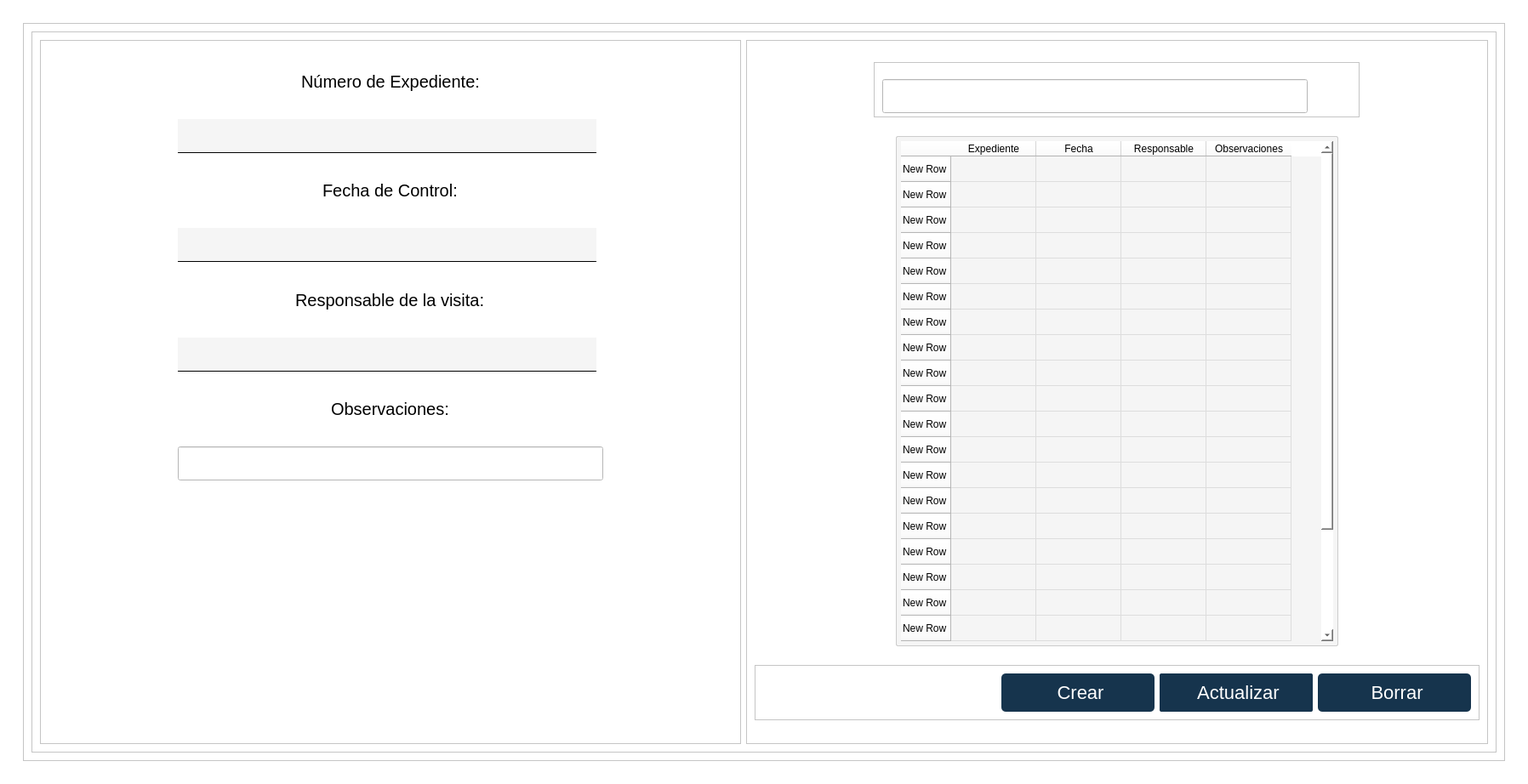
<?xml version="1.0" encoding="UTF-8"?>
<ui version="4.0">
 <class>MainWindow</class>
 <widget class="QMainWindow" name="MainWindow">
  <property name="geometry">
   <rect>
    <x>0</x>
    <y>0</y>
    <width>1796</width>
    <height>922</height>
   </rect>
  </property>
  <property name="windowTitle">
   <string>MainWindow</string>
  </property>
  <property name="styleSheet">
   <string notr="true">background-color: rgb(255, 255, 255);</string>
  </property>
  <widget class="QWidget" name="centralwidget">
   <property name="sizePolicy">
    <sizepolicy hsizetype="Fixed" vsizetype="Fixed">
     <horstretch>0</horstretch>
     <verstretch>0</verstretch>
    </sizepolicy>
   </property>
   <layout class="QGridLayout" name="gridLayout_2">
    <item row="0" column="0">
     <widget class="QWidget" name="gridWidget" native="true">
      <property name="styleSheet">
       <string notr="true"/>
      </property>
      <layout class="QGridLayout" name="gridLayout">
       <item row="0" column="0">
        <widget class="QWidget" name="widget" native="true">
         <property name="styleSheet">
          <string notr="true">
background-color: rgb(255, 255, 255);</string>
         </property>
         <layout class="QVBoxLayout" name="verticalLayout">
          <item>
           <widget class="QFrame" name="frame">
            <property name="frameShape">
             <enum>QFrame::StyledPanel</enum>
            </property>
            <property name="frameShadow">
             <enum>QFrame::Raised</enum>
            </property>
            <layout class="QVBoxLayout" name="verticalLayout_2">
             <item>
              <widget class="QFrame" name="frame_2">
               <property name="styleSheet">
                <string notr="true">background-color: rgb(255, 255, 255);</string>
               </property>
               <property name="frameShape">
                <enum>QFrame::StyledPanel</enum>
               </property>
               <property name="frameShadow">
                <enum>QFrame::Raised</enum>
               </property>
               <layout class="QHBoxLayout" name="horizontalLayout_3">
                <item>
                 <widget class="QFrame" name="frame_6">
                  <property name="styleSheet">
                   <string notr="true"/>
                  </property>
                  <property name="frameShape">
                   <enum>QFrame::StyledPanel</enum>
                  </property>
                  <property name="frameShadow">
                   <enum>QFrame::Raised</enum>
                  </property>
                  <layout class="QVBoxLayout" name="verticalLayout_3">
                   <item alignment="Qt::AlignHCenter">
                    <widget class="QLabel" name="label">
                     <property name="styleSheet">
                      <string notr="true">border:none;
font:20px;</string>
                     </property>
                     <property name="text">
                      <string>Número de Expediente:</string>
                     </property>
                    </widget>
                   </item>
                   <item alignment="Qt::AlignHCenter">
                    <widget class="QLineEdit" name="lineEdit_2">
                     <property name="sizePolicy">
                      <sizepolicy hsizetype="Preferred" vsizetype="Fixed">
                       <horstretch>0</horstretch>
                       <verstretch>0</verstretch>
                      </sizepolicy>
                     </property>
                     <property name="minimumSize">
                      <size>
                       <width>500</width>
                       <height>40</height>
                      </size>
                     </property>
                     <property name="styleSheet">
                      <string notr="true">QLineEdit {
    background-color: #f5f5f5; /* Fondo gris claro */
    border: none; /* Sin bordes generales */
    border-bottom: 1px solid #000000; /* Solo borde inferior */
    border-radius: 0px; /* Sin bordes redondeados */
    padding: 5px; /* Espaciado interno */
    font-size: 20px; /* Tamaño de fuente */
    margin-right: 8px; /* Margen derecho */
    text-align: center; /* Iniciar centrado */
}

/* Cambia el estilo cuando el cursor pasa por encima */
QLineEdit:hover {
    border-bottom: 2px solid #16344D; /* Resalta el borde inferior */
}

/* Cambia el estilo cuando está enfocado */
QLineEdit:focus {
    border-bottom: 2px solid #16344D;
    background-color: #e0e0e0; /* Fondo más claro */
    box-shadow: 0 0 5px rgba(0, 0, 0, 0.3); /* Efecto de sombra */
}
</string>
                     </property>
                    </widget>
                   </item>
                   <item alignment="Qt::AlignHCenter">
                    <widget class="QLabel" name="label_2">
                     <property name="styleSheet">
                      <string notr="true">border:none;
font:20px;</string>
                     </property>
                     <property name="text">
                      <string>Fecha de Control:</string>
                     </property>
                    </widget>
                   </item>
                   <item alignment="Qt::AlignHCenter">
                    <widget class="QLineEdit" name="lineEdit_3">
                     <property name="sizePolicy">
                      <sizepolicy hsizetype="Preferred" vsizetype="Fixed">
                       <horstretch>0</horstretch>
                       <verstretch>0</verstretch>
                      </sizepolicy>
                     </property>
                     <property name="minimumSize">
                      <size>
                       <width>500</width>
                       <height>40</height>
                      </size>
                     </property>
                     <property name="styleSheet">
                      <string notr="true">QLineEdit {
    background-color: #f5f5f5; /* Fondo gris claro */
    border: none; /* Sin bordes generales */
    border-bottom: 1px solid #000000; /* Solo borde inferior */
    border-radius: 0px; /* Sin bordes redondeados */
    padding: 5px; /* Espaciado interno */
    font-size: 20px; /* Tamaño de fuente */
    margin-right: 8px; /* Margen derecho */
    text-align: center; /* Iniciar centrado */
}

/* Cambia el estilo cuando el cursor pasa por encima */
QLineEdit:hover {
    border-bottom: 2px solid #16344D; /* Resalta el borde inferior */
}

/* Cambia el estilo cuando está enfocado */
QLineEdit:focus {
    border-bottom: 2px solid #16344D;
    background-color: #e0e0e0; /* Fondo más claro */
    box-shadow: 0 0 5px rgba(0, 0, 0, 0.3); /* Efecto de sombra */
}
</string>
                     </property>
                     <property name="text">
                      <string/>
                     </property>
                    </widget>
                   </item>
                   <item alignment="Qt::AlignHCenter">
                    <widget class="QLabel" name="label_3">
                     <property name="styleSheet">
                      <string notr="true">border:none;
font:20px;</string>
                     </property>
                     <property name="text">
                      <string>Responsable de la visita:</string>
                     </property>
                    </widget>
                   </item>
                   <item alignment="Qt::AlignHCenter">
                    <widget class="QLineEdit" name="lineEdit_4">
                     <property name="sizePolicy">
                      <sizepolicy hsizetype="Preferred" vsizetype="Fixed">
                       <horstretch>0</horstretch>
                       <verstretch>0</verstretch>
                      </sizepolicy>
                     </property>
                     <property name="minimumSize">
                      <size>
                       <width>500</width>
                       <height>40</height>
                      </size>
                     </property>
                     <property name="styleSheet">
                      <string notr="true">QLineEdit {
    background-color: #f5f5f5; /* Fondo gris claro */
    border: none; /* Sin bordes generales */
    border-bottom: 1px solid #000000; /* Solo borde inferior */
    border-radius: 0px; /* Sin bordes redondeados */
    padding: 5px; /* Espaciado interno */
    font-size: 20px; /* Tamaño de fuente */
    margin-right: 8px; /* Margen derecho */
    text-align: center; /* Iniciar centrado */
}

/* Cambia el estilo cuando el cursor pasa por encima */
QLineEdit:hover {
    border-bottom: 2px solid #16344D; /* Resalta el borde inferior */
}

/* Cambia el estilo cuando está enfocado */
QLineEdit:focus {
    border-bottom: 2px solid #16344D;
    background-color: #e0e0e0; /* Fondo más claro */
    box-shadow: 0 0 5px rgba(0, 0, 0, 0.3); /* Efecto de sombra */
}
</string>
                     </property>
                    </widget>
                   </item>
                   <item alignment="Qt::AlignHCenter">
                    <widget class="QLabel" name="label_4">
                     <property name="styleSheet">
                      <string notr="true">border:none;
font:20px;</string>
                     </property>
                     <property name="text">
                      <string>Observaciones:</string>
                     </property>
                    </widget>
                   </item>
                   <item alignment="Qt::AlignHCenter">
                    <widget class="QLineEdit" name="lineEdit_5">
                     <property name="sizePolicy">
                      <sizepolicy hsizetype="Preferred" vsizetype="Fixed">
                       <horstretch>0</horstretch>
                       <verstretch>0</verstretch>
                      </sizepolicy>
                     </property>
                     <property name="minimumSize">
                      <size>
                       <width>500</width>
                       <height>40</height>
                      </size>
                     </property>
                     <property name="styleSheet">
                      <string notr="true">QLineEdit {

    background-color: #f5f5f5; /* Gris más claro cuando se escribe */
    border: none; /* Sin bordes generales */
    border-bottom: 1px solid #000000; /* Solo borde inferior inicial */
    border-radius: 0px; /* Sin bordes redondeados */
    padding: 5px; /* Espaciado interno */
    font: 20px;
QLineEdit {

    background-color: #f5f5f5; /* Gris más claro cuando se escribe */
    border: none; /* Sin bordes generales */
    border-bottom: 1px solid #000000; /* Solo borde inferior inicial */
    border-radius: 0px; /* Sin bordes redondeados */
    padding: 5px; /* Espaciado interno */
    font: 10px;

	margin-right: 8px; /* Margen a la derecha de 10px */
}

/* Al pasar el mouse, se agregan los bordes izquierdo y derecho */
QLineEdit:hover {
    border-bottom: 2px solid #16344D; /* Mantiene el borde inferior */
}

/* Al hacer clic (foco), se mantiene igual que el hover */
QLineEdit:focus {
    border-bottom: 2px solid #16344D;
    background-color: #e0e0e0; /* Gris más claro cuando se escribe */
    box-shadow: 0 0 5px rgba(0, 0, 0, 0.3); /* Sombra opcional al activar */
}

}

/* Al pasar el mouse, se agregan los bordes izquierdo y derecho */
QLineEdit:hover {
    border-bottom: 2px solid #16344D; /* Mantiene el borde inferior */
}

/* Al hacer clic (foco), se mantiene igual que el hover */
QLineEdit:focus {
    border-bottom: 2px solid #16344D;
    background-color: #e0e0e0; /* Gris más claro cuando se escribe */
    box-shadow: 0 0 5px rgba(0, 0, 0, 0.3); /* Sombra opcional al activar */
}
</string>
                     </property>
                    </widget>
                   </item>
                   <item>
                    <spacer name="verticalSpacer">
                     <property name="orientation">
                      <enum>Qt::Vertical</enum>
                     </property>
                     <property name="sizeType">
                      <enum>QSizePolicy::Fixed</enum>
                     </property>
                     <property name="sizeHint" stdset="0">
                      <size>
                       <width>20</width>
                       <height>300</height>
                      </size>
                     </property>
                    </spacer>
                   </item>
                  </layout>
                 </widget>
                </item>
                <item>
                 <widget class="QFrame" name="frame_5">
                  <property name="minimumSize">
                   <size>
                    <width>500</width>
                    <height>0</height>
                   </size>
                  </property>
                  <property name="styleSheet">
                   <string notr="true"/>
                  </property>
                  <property name="frameShape">
                   <enum>QFrame::StyledPanel</enum>
                  </property>
                  <property name="frameShadow">
                   <enum>QFrame::Raised</enum>
                  </property>
                  <layout class="QGridLayout" name="gridLayout_3">
                   <item row="0" column="0" alignment="Qt::AlignHCenter">
                    <widget class="QFrame" name="frame_3">
                     <property name="sizePolicy">
                      <sizepolicy hsizetype="Preferred" vsizetype="Fixed">
                       <horstretch>0</horstretch>
                       <verstretch>0</verstretch>
                      </sizepolicy>
                     </property>
                     <property name="minimumSize">
                      <size>
                       <width>250</width>
                       <height>50</height>
                      </size>
                     </property>
                     <property name="styleSheet">
                      <string notr="true">background-color: rgb(255, 255, 255);</string>
                     </property>
                     <property name="frameShape">
                      <enum>QFrame::StyledPanel</enum>
                     </property>
                     <property name="frameShadow">
                      <enum>QFrame::Raised</enum>
                     </property>
                     <layout class="QHBoxLayout" name="horizontalLayout_2">
                      <item>
                       <widget class="QLineEdit" name="lineEdit">
                        <property name="sizePolicy">
                         <sizepolicy hsizetype="Fixed" vsizetype="Fixed">
                          <horstretch>0</horstretch>
                          <verstretch>0</verstretch>
                         </sizepolicy>
                        </property>
                        <property name="minimumSize">
                         <size>
                          <width>500</width>
                          <height>40</height>
                         </size>
                        </property>
                        <property name="maximumSize">
                         <size>
                          <width>300</width>
                          <height>25</height>
                         </size>
                        </property>
                        <property name="styleSheet">
                         <string notr="true">QLineEdit {

    background-color: #f5f5f5; /* Gris más claro cuando se escribe */
    border: none; /* Sin bordes generales */
    border-bottom: 1px solid #000000; /* Solo borde inferior inicial */
    border-radius: 4px; /* Sin bordes redondeados */
    padding: 5px; /* Espaciado interno */
    font: 18px;
QLineEdit {

    background-color: #f5f5f5; /* Gris más claro cuando se escribe */
    border: none; /* Sin bordes generales */
    border-bottom: 1px solid #000000; /* Solo borde inferior inicial */
    border-radius: 0px; /* Sin bordes redondeados */
    padding: 5px; /* Espaciado interno */
    font: 10px;

	margin-right: 8px; /* Margen a la derecha de 10px */
}

/* Al pasar el mouse, se agregan los bordes izquierdo y derecho */
QLineEdit:hover {
    border-bottom: 2px solid #16344D; /* Mantiene el borde inferior */
}

/* Al hacer clic (foco), se mantiene igual que el hover */
QLineEdit:focus {
    border-bottom: 2px solid #16344D;
    background-color: #e0e0e0; /* Gris más claro cuando se escribe */
    box-shadow: 0 0 5px rgba(0, 0, 0, 0.3); /* Sombra opcional al activar */
}

}

/* Al pasar el mouse, se agregan los bordes izquierdo y derecho */
QLineEdit:hover {
    border-bottom: 2px solid #16344D; /* Mantiene el borde inferior */
}

/* Al hacer clic (foco), se mantiene igual que el hover */
QLineEdit:focus {
    border-bottom: 2px solid #16344D;
    background-color: #e0e0e0; /* Gris más claro cuando se escribe */
    box-shadow: 0 0 5px rgba(0, 0, 0, 0.3); /* Sombra opcional al activar */
}
</string>
                        </property>
                       </widget>
                      </item>
                      <item>
                       <widget class="QToolButton" name="toolButton_2">
                        <property name="minimumSize">
                         <size>
                          <width>45</width>
                          <height>45</height>
                         </size>
                        </property>
                        <property name="maximumSize">
                         <size>
                          <width>30</width>
                          <height>30</height>
                         </size>
                        </property>
                        <property name="styleSheet">
                         <string notr="true">border:none;</string>
                        </property>
                        <property name="text">
                         <string/>
                        </property>
                        <property name="icon">
                         <iconset>
                          <normaloff>../../assets/iconos/people.png</normaloff>../../assets/iconos/people.png</iconset>
                        </property>
                        <property name="iconSize">
                         <size>
                          <width>32</width>
                          <height>32</height>
                         </size>
                        </property>
                        <property name="toolButtonStyle">
                         <enum>Qt::ToolButtonTextBesideIcon</enum>
                        </property>
                       </widget>
                      </item>
                     </layout>
                    </widget>
                   </item>
                   <item row="2" column="0">
                    <widget class="QFrame" name="frame_4">
                     <property name="sizePolicy">
                      <sizepolicy hsizetype="Preferred" vsizetype="Fixed">
                       <horstretch>0</horstretch>
                       <verstretch>0</verstretch>
                      </sizepolicy>
                     </property>
                     <property name="minimumSize">
                      <size>
                       <width>0</width>
                       <height>50</height>
                      </size>
                     </property>
                     <property name="frameShape">
                      <enum>QFrame::StyledPanel</enum>
                     </property>
                     <property name="frameShadow">
                      <enum>QFrame::Raised</enum>
                     </property>
                     <layout class="QHBoxLayout" name="horizontalLayout">
                      <item>
                       <spacer name="horizontalSpacer">
                        <property name="orientation">
                         <enum>Qt::Horizontal</enum>
                        </property>
                        <property name="sizeType">
                         <enum>QSizePolicy::Fixed</enum>
                        </property>
                        <property name="sizeHint" stdset="0">
                         <size>
                          <width>280</width>
                          <height>20</height>
                         </size>
                        </property>
                       </spacer>
                      </item>
                      <item alignment="Qt::AlignRight">
                       <widget class="QPushButton" name="pushButton_3">
                        <property name="sizePolicy">
                         <sizepolicy hsizetype="Fixed" vsizetype="Fixed">
                          <horstretch>0</horstretch>
                          <verstretch>0</verstretch>
                         </sizepolicy>
                        </property>
                        <property name="minimumSize">
                         <size>
                          <width>180</width>
                          <height>45</height>
                         </size>
                        </property>
                        <property name="cursor">
                         <cursorShape>PointingHandCursor</cursorShape>
                        </property>
                        <property name="styleSheet">
                         <string notr="true">QPushButton {
    background-color: #16344D; /* Color de fondo */
    border-radius: 5px; /* Bordes redondeados */
    color: white; /* Color del texto */
    padding: 5px 10px; /* Espaciado interno */
    border: none; /* Elimina el borde predeterminado */
    font-size: 22px; /* Tamaño de fuente */
    text-align: center; /* Alinea el texto a la izquierda */
}

QPushButton:hover {
    background-color: #4C6D8C; /* Color de fondo al pasar el mouse */
    box-shadow: 0 0 10px rgba(0, 0, 0, 0.5); /* Sombra al pasar el mouse */
    transform: scale(1.02); /* Ligero aumento al pasar el mouse */
    transition: all 0.3s ease-in-out; /* Transición suave */
}

QPushButton::icon {
    padding-right: 5px; /* Espaciado entre el icono y el texto */
}
</string>
                        </property>
                        <property name="text">
                         <string> Crear</string>
                        </property>
                        <property name="icon">
                         <iconset>
                          <normaloff>../../assets/iconos/anadir.png</normaloff>../../assets/iconos/anadir.png</iconset>
                        </property>
                        <property name="iconSize">
                         <size>
                          <width>24</width>
                          <height>24</height>
                         </size>
                        </property>
                       </widget>
                      </item>
                      <item alignment="Qt::AlignRight">
                       <widget class="QPushButton" name="pushButton_2">
                        <property name="sizePolicy">
                         <sizepolicy hsizetype="Fixed" vsizetype="Fixed">
                          <horstretch>0</horstretch>
                          <verstretch>0</verstretch>
                         </sizepolicy>
                        </property>
                        <property name="minimumSize">
                         <size>
                          <width>180</width>
                          <height>45</height>
                         </size>
                        </property>
                        <property name="cursor">
                         <cursorShape>PointingHandCursor</cursorShape>
                        </property>
                        <property name="styleSheet">
                         <string notr="true">QPushButton {
    background-color: #16344D; /* Color de fondo */
    border-radius: 2px; /* Bordes redondeados */
    color: white; /* Color del texto */
    padding: 5px 10px; /* Espaciado interno */
    border: none; /* Elimina el borde predeterminado */
    font-size: 22px; /* Tamaño de fuente */
    text-align: Center; /* Alinea el texto a la izquierda */
}

QPushButton:hover {
    background-color: #525C5E; /* Color de fondo al pasar el mouse */
    box-shadow: 0 0 10px rgba(0, 0, 0, 0.5); /* Sombra al pasar el mouse */
    transform: scale(1.02); /* Ligero aumento al pasar el mouse */
    transition: all 0.3s ease-in-out; /* Transición suave */
}

QPushButton::icon {
    padding-right: 5px; /* Espaciado entre el icono y el texto */
}
</string>
                        </property>
                        <property name="text">
                         <string> Actualizar</string>
                        </property>
                        <property name="icon">
                         <iconset>
                          <normaloff>../../assets/iconos/actualizar-flecha.png</normaloff>../../assets/iconos/actualizar-flecha.png</iconset>
                        </property>
                        <property name="iconSize">
                         <size>
                          <width>24</width>
                          <height>24</height>
                         </size>
                        </property>
                       </widget>
                      </item>
                      <item alignment="Qt::AlignRight">
                       <widget class="QPushButton" name="pushButton">
                        <property name="sizePolicy">
                         <sizepolicy hsizetype="Fixed" vsizetype="Fixed">
                          <horstretch>0</horstretch>
                          <verstretch>0</verstretch>
                         </sizepolicy>
                        </property>
                        <property name="minimumSize">
                         <size>
                          <width>180</width>
                          <height>45</height>
                         </size>
                        </property>
                        <property name="cursor">
                         <cursorShape>PointingHandCursor</cursorShape>
                        </property>
                        <property name="styleSheet">
                         <string notr="true">QPushButton {
    background-color: #16344D; /* Color de fondo */
    border-radius: 5px; /* Bordes redondeados */
    color: white; /* Color del texto */
    padding: 5px 10px; /* Espaciado interno */
    border: none; /* Elimina el borde predeterminado */
    font-size: 22px; /* Tamaño de fuente */
    text-align: center; /* Alinea el texto a la izquierda */
}

QPushButton:hover {
    background-color: #C2185B ; /* Color de fondo al pasar el mouse */
    box-shadow: 0 0 10px rgba(0, 0, 0, 0.5); /* Sombra al pasar el mouse */
    transform: scale(1.02); /* Ligero aumento al pasar el mouse */
    transition: all 0.3s ease-in-out; /* Transición suave */
}

QPushButton::icon {
    padding-right: 5px; /* Espaciado entre el icono y el texto */
}
</string>
                        </property>
                        <property name="text">
                         <string> Borrar</string>
                        </property>
                        <property name="icon">
                         <iconset>
                          <normaloff>../../assets/iconos/borrar.png</normaloff>../../assets/iconos/borrar.png</iconset>
                        </property>
                        <property name="iconSize">
                         <size>
                          <width>28</width>
                          <height>28</height>
                         </size>
                        </property>
                       </widget>
                      </item>
                     </layout>
                    </widget>
                   </item>
                   <item row="1" column="0" alignment="Qt::AlignHCenter">
                    <widget class="QTableWidget" name="tableWidget">
                     <property name="sizePolicy">
                      <sizepolicy hsizetype="Fixed" vsizetype="Fixed">
                       <horstretch>0</horstretch>
                       <verstretch>0</verstretch>
                      </sizepolicy>
                     </property>
                     <property name="minimumSize">
                      <size>
                       <width>520</width>
                       <height>600</height>
                      </size>
                     </property>
                     <property name="styleSheet">
                      <string notr="true">QTableWidget {
    background-color: #f5f5f5; /* Fondo gris claro */
    border: 1px solid #CCCCCC; /* Borde suave */
    border-radius: 2px; /* Bordes redondeados */
    font-size: 18px; /* Tamaño de fuente */
    padding: 5px; /* Espaciado interno */
    gridline-color: #DDDDDD; /* Color de las líneas de la cuadrícula */
}

QTableWidget::item {
    padding: 5px; /* Espaciado de las celdas */
    border-radius: 2px; /* Bordes redondeados en las celdas */
}

QTableWidget::item:hover {
    background-color: #f0f0f0; /* Fondo claro al pasar el mouse */
    color: #16344D; /* Texto azul al pasar el mouse */
}

/* Barra de desplazamiento vertical y horizontal */
QScrollBar:vertical, QScrollBar:horizontal {
	
    border-radius: 15px; /* Bordes redondeados */
    background-color: #f5f5f5; /* Fondo gris claro */
    width: 7px; /* Ancho de la barra vertical */
    height: 7px; /* Alto de la barra horizontal */
}

/* Manejador de la barra de desplazamiento (el &quot;handle&quot;) */
QScrollBar::handle:vertical, QScrollBar::handle:horizontal {
    background-color: #16344D; /* Barra de desplazamiento en azul */
    border-radius: 15px; /* Bordes redondeados */
    min-height: 10px; /* Tamaño mínimo de la barra de desplazamiento vertical */
    min-width: 10px; /* Tamaño mínimo de la barra de desplazamiento horizontal */
}

/* Efecto cuando el mouse pasa por encima del manejador */
QScrollBar::handle:vertical:hover, QScrollBar::handle:horizontal:hover {
    background-color: #1A4567; /* Fondo más oscuro al pasar el mouse */
}

/* Líneas de los botones de desplazamiento (arriba/abajo o izquierda/derecha) */
QScrollBar::add-line:vertical, QScrollBar::sub-line:vertical,
QScrollBar::add-line:horizontal, QScrollBar::sub-line:horizontal {
    background: none; /* Quitar los botones de desplazamiento */
}

/* Flechas de los botones de desplazamiento */
QScrollBar::up-arrow:vertical, QScrollBar::down-arrow:vertical,
QScrollBar::left-arrow:horizontal, QScrollBar::right-arrow:horizontal {
    background: none; /* Quitar las flechas */
}
</string>
                     </property>
                     <row>
                      <property name="text">
                       <string>New Row</string>
                      </property>
                     </row>
                     <row>
                      <property name="text">
                       <string>New Row</string>
                      </property>
                     </row>
                     <row>
                      <property name="text">
                       <string>New Row</string>
                      </property>
                     </row>
                     <row>
                      <property name="text">
                       <string>New Row</string>
                      </property>
                     </row>
                     <row>
                      <property name="text">
                       <string>New Row</string>
                      </property>
                     </row>
                     <row>
                      <property name="text">
                       <string>New Row</string>
                      </property>
                     </row>
                     <row>
                      <property name="text">
                       <string>New Row</string>
                      </property>
                     </row>
                     <row>
                      <property name="text">
                       <string>New Row</string>
                      </property>
                     </row>
                     <row>
                      <property name="text">
                       <string>New Row</string>
                      </property>
                     </row>
                     <row>
                      <property name="text">
                       <string>New Row</string>
                      </property>
                     </row>
                     <row>
                      <property name="text">
                       <string>New Row</string>
                      </property>
                     </row>
                     <row>
                      <property name="text">
                       <string>New Row</string>
                      </property>
                     </row>
                     <row>
                      <property name="text">
                       <string>New Row</string>
                      </property>
                     </row>
                     <row>
                      <property name="text">
                       <string>New Row</string>
                      </property>
                     </row>
                     <row>
                      <property name="text">
                       <string>New Row</string>
                      </property>
                     </row>
                     <row>
                      <property name="text">
                       <string>New Row</string>
                      </property>
                     </row>
                     <row>
                      <property name="text">
                       <string>New Row</string>
                      </property>
                     </row>
                     <row>
                      <property name="text">
                       <string>New Row</string>
                      </property>
                     </row>
                     <row>
                      <property name="text">
                       <string>New Row</string>
                      </property>
                     </row>
                     <row>
                      <property name="text">
                       <string>New Row</string>
                      </property>
                     </row>
                     <row>
                      <property name="text">
                       <string>New Row</string>
                      </property>
                     </row>
                     <row>
                      <property name="text">
                       <string>New Row</string>
                      </property>
                     </row>
                     <row>
                      <property name="text">
                       <string>New Row</string>
                      </property>
                     </row>
                     <row>
                      <property name="text">
                       <string>New Row</string>
                      </property>
                     </row>
                     <column>
                      <property name="text">
                       <string>Expediente</string>
                      </property>
                     </column>
                     <column>
                      <property name="text">
                       <string>Fecha</string>
                      </property>
                     </column>
                     <column>
                      <property name="text">
                       <string>Responsable</string>
                      </property>
                     </column>
                     <column>
                      <property name="text">
                       <string>Observaciones</string>
                      </property>
                     </column>
                    </widget>
                   </item>
                  </layout>
                 </widget>
                </item>
               </layout>
              </widget>
             </item>
            </layout>
           </widget>
          </item>
         </layout>
        </widget>
       </item>
      </layout>
     </widget>
    </item>
   </layout>
  </widget>
 </widget>
 <resources/>
 <connections/>
</ui>
